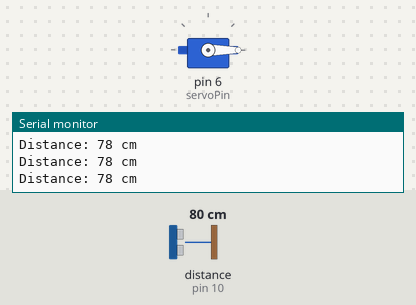
The sketch below on a simulated Arduino Uno, built with avr-gcc and run on an emulated ATmega328P. Parts: servo, the last lines printed to the serial monitor. Wiring (inferred from the names in the program): ultrasonic range finder: trigger pin 9; echo pin 10. Inputs (shaded band) come from the test bench; at power-on: distance to the obstacle (sensor on pin 10) 80 cm. The echo pulse lasts 58.3 µs per cm.

Above: at 1.2 s.
1.3 s: distance to the obstacle (sensor on pin 10) set to 12 cm
2.8 s: distance to the obstacle (sensor on pin 10) set to 9 cm
At 4.2 s:
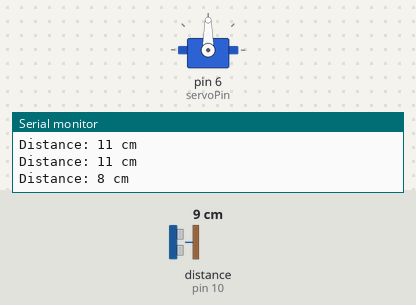
5.8 s: distance to the obstacle (sensor on pin 10) set to 18 cm
At 7.5 s:
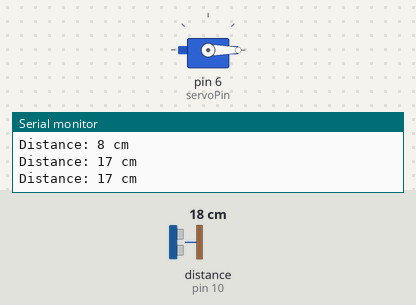
8.5 s: distance to the obstacle (sensor on pin 10) set to 2 cm
At 9.2 s:
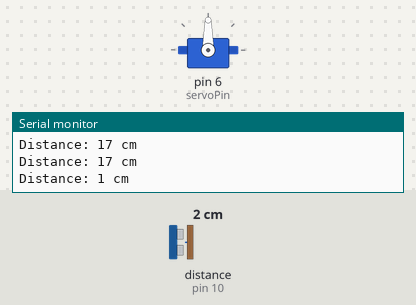
Timing chart, 0 to 12.4 s (numbered marks = the images above; inputs shaded):
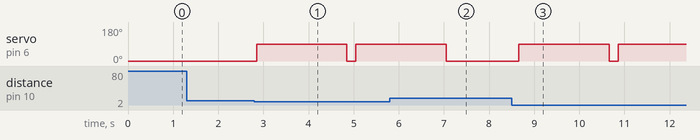

Measured:
- the behaviour switches between 11 and 10 cm on distance to the obstacle (sensor on pin 10) (found by bisection; images 0 and 1)
- after the input at 2.8 s, servo on pin 6 (servoPin): 0° → 90° after 0.05 s, → 0° 2.0 s later, → 90° 0.20 s later
- after the input at 5.8 s, servo on pin 6 (servoPin): goes on until 7.1 s, then stays 0°
- after the input at 8.5 s, servo on pin 6 (servoPin): 0° → 90° after 0.16 s, → 0° 2.0 s later, → 90° 0.20 s later

The sketch:

Ultrsonic.ino
```cpp
#include <Servo.h>        // include servo library

// Pin definitions
const int trigPin = 9;     // Ultrasonic sensor TRIG
const int echoPin = 10;    // Ultrasonic sensor ECHO
const int servoPin = 6;    // Servo signal pin

Servo gateServo;           // Servo object

long duration;
int distance;

void setup() {
  // Set up ultrasonic pins
  pinMode(trigPin, OUTPUT);
  pinMode(echoPin, INPUT);

  // Attach servo to pin
  gateServo.attach(servoPin);
  gateServo.write(0);  // Gate initially closed

  Serial.begin(9600);  // For debugging
}

void loop() {
  // --- Ultrasonic distance measurement ---
  digitalWrite(trigPin, LOW);
  delayMicroseconds(2);
  digitalWrite(trigPin, HIGH);
  delayMicroseconds(10);
  digitalWrite(trigPin, LOW);

  duration = pulseIn(echoPin, HIGH);
  distance = duration * 0.034 / 2; // distance in cm

  Serial.print("Distance: ");
  Serial.print(distance);
  Serial.println(" cm");

  // --- Gate control logic ---
  if (distance < 10) {         // Car detected within 15 cm
    gateServo.write(90);       // Open gate (adjust angle as needed)
    delay(2000);               // Wait 3 seconds for car to pass
    gateServo.write(0);        // Close gate
  } else {
    gateServo.write(0);        // Keep gate closed
  }

  delay(200); // Small delay between readings
}
```
